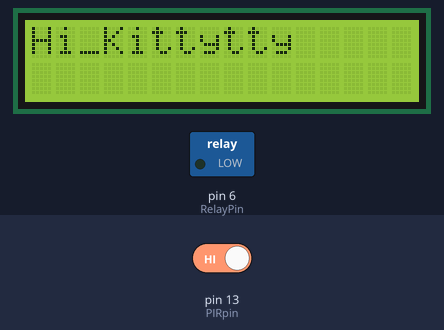
A sketch run on a simulated Arduino Uno, built with avr-gcc and run on an emulated ATmega328P. Parts: 16×2 character LCD, switched loads named in the sketch (green lamp = pin HIGH). The inputs (shaded band) are chosen by the test bench; at power-on: pin 13 (PIRpin) HIGH.

Above: at 1.2 s.
1.3 s: pin 13 (PIRpin) driven LOW
At 3.7 s:
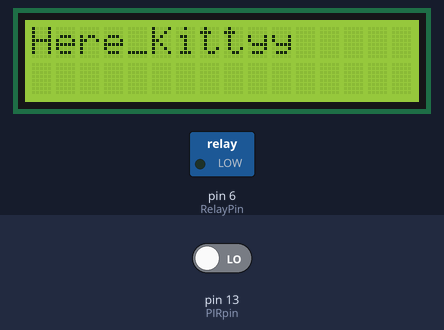
4.5 s: pin 13 (PIRpin) driven HIGH
At 5.3 s:
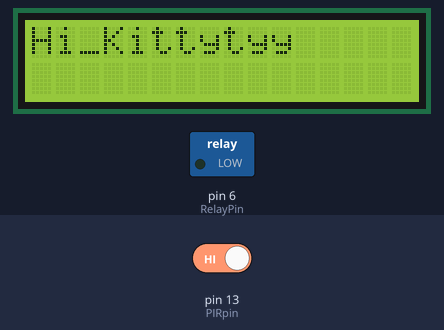
At 8.1 s:
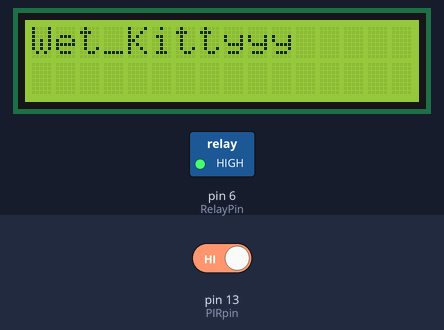
Timing chart, 0 to 9.6 s (numbered marks = the images above; inputs shaded):
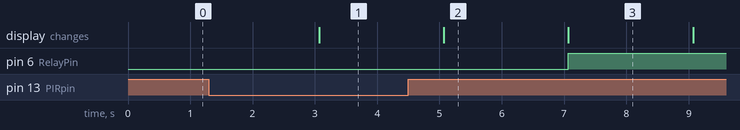

Measured:
- after the input at 1.3 s, pin 6 (RelayPin): stays LOW (without the input it goes to HIGH after 0.77 s); the display: changes after 1.8 s (image 1)
- after the input at 4.5 s, pin 6 (RelayPin): LOW → HIGH after 2.6 s; the display: changes after 0.57 s (image 2)
- what the display in image 2 shows lasts 2.0 s, from 5.1 s to 7.1 s

The sketch:

WetTheCatv1.0.ino
```cpp
/***********************************************************
File name: WetTheCatv1.0.ino
Description: The Relay will be turned on when the motion has been detected.
Author: SPH
Date: 2018/06/06
***********************************************************/

// include the library code:
#include <LiquidCrystal.h>

// initialize the library with the numbers of the interface pins
LiquidCrystal lcd(7, 8, 9, 10, 11, 12);
/*
 * LCD RS pin to digital pin 7
 * LCD Enable pin to digital pin 8
 * LCD D4 pin to digital pin 9
 * LCD D5 pin to digital pin 10
 * LCD D6 pin to digital pin 11
 * LCD D7 pin to digital pin 12
 * LCD R/W pin to ground
 * LCD VSS pin to ground
 * LCD VCC pin to 5V
*/
int RelayPin=6;         //Set the digital 6 to RelayPin
int PIRpin=13;           //Set the digital 5 to PIR
void setup() {
  // put your setup code here, to run once:
  // set up the LCD's number of columns and rows:
  lcd.begin(16, 2);
  // Print a message to the LCD.
  lcd.print("Hello_Kitty");
  pinMode( RelayPin,OUTPUT);     //initialize the  led pin as output
  pinMode( PIRpin,INPUT);     //initialize the  PIR pin as input
}

void loop()
{
  // put your main code here, to run repeatedly:
  if(digitalRead(PIRpin)==LOW)
  {
    digitalWrite(RelayPin,LOW);
  // set the cursor to column 0, line 0
  // (note: line 1 is the second row, since counting begins with 0):
  // print to the LCD Display:
  lcd.setCursor(0, 0);
  lcd.print("Here_Kitty");
    delay(1000); //wait to loop
  }else
  {
  // print to the LCD Display:
  lcd.setCursor(0, 0);
  lcd.print("Hi_Kitty");
    delay(2000); //wait to see if cat is still there
    if(digitalRead(PIRpin)==HIGH)
    {
  // print to the LCD Display:
  lcd.setCursor(0, 0);
  lcd.print("Wet_Kitty");
    digitalWrite(RelayPin,HIGH);
    delay(2000); //wait to loop
    }else
    delay(1000); //wait to loop
  }
}
```
